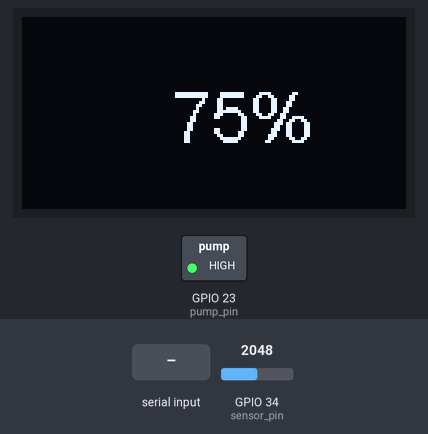
A sketch run on a simulated ESP32. Shown: 128×64 one-colour display, switched loads named in the sketch (green lamp = pin HIGH). The inputs (shaded band) are chosen by the test bench; at power-on: GPIO 34 (sensor_pin) = 2048. EEPROM starts erased; nothing arrives over Bluetooth unless stated; what the sketch prints to the serial monitor is not drawn.

Above: at 3.2 s.
3.3 s: GPIO 34 (sensor_pin) set to 3260
At 4.7 s:
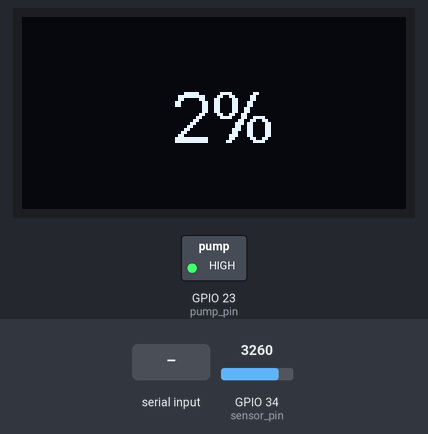
5.5 s: GPIO 34 (sensor_pin) set to 3387
At 7.3 s:
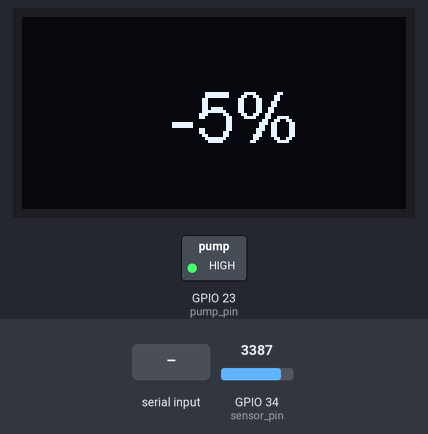
7.6 s: "p90\n" received over the second serial link
At 9.3 s:
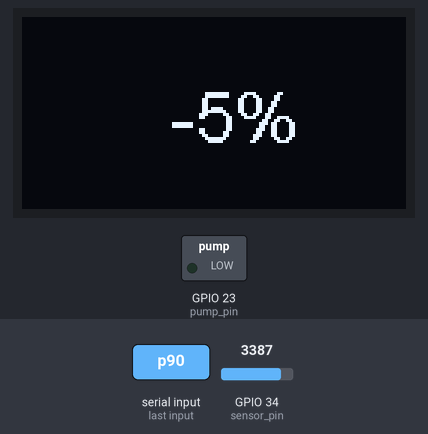
9.6 s: GPIO 34 (sensor_pin) set to 3603
At 13.6 s:
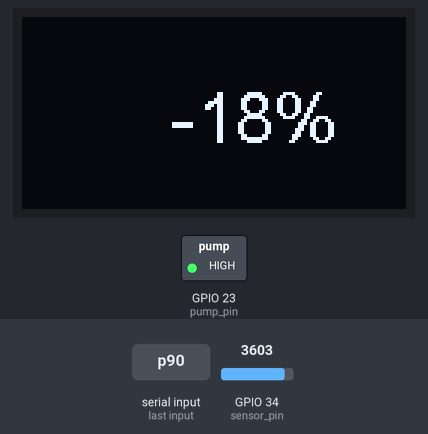
13.8 s: "p,45\n" received over the second serial link
At 14.5 s:
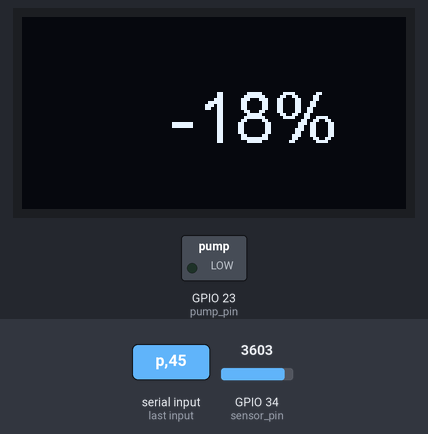
15.6 s: GPIO 34 (sensor_pin) set to 2047
At 20.0 s:
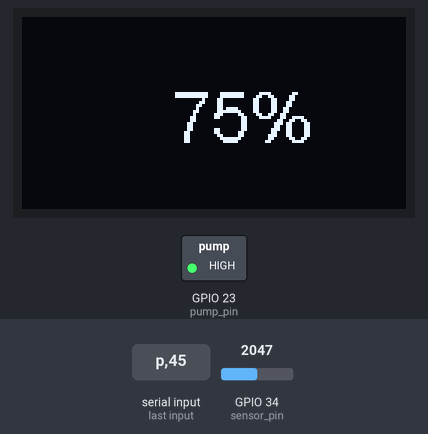
Timing chart, 0 to 20.8 s (numbered marks = the images above; inputs shaded):
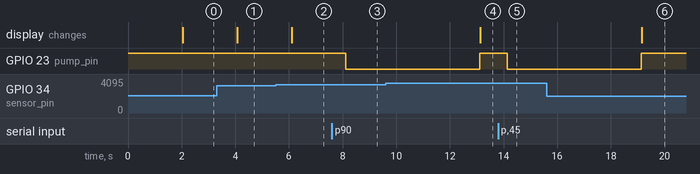

Measured:
- the behaviour switches between 3316 and 3317 on GPIO 34 (sensor_pin) (found by bisection; images 1 and 2)
- after the input at 3.3 s, the display: changes after 0.77 s (image 1)
- after the input at 5.5 s, the display: changes after 0.60 s (image 2)
- after the input at 7.6 s, GPIO 23 (pump_pin): HIGH → LOW after 0.52 s
- after the input at 9.6 s, the display: changes after 3.5 s (image 4)
- after the input at 13.8 s, GPIO 23 (pump_pin): HIGH → LOW after 0.33 s
- after the input at 15.6 s, the display: changes after 3.5 s (image 6)

The sketch:

SmartWatering.ino
```cpp
// Bluetooth Libary's
#include "BluetoothSerial.h"
#if !defined(CONFIG_BT_ENABLED) || !defined(CONFIG_BLUEDROID_ENABLED)
#error Bluetooth is not enabled! Please run `make menuconfig` to and enabled it
#endif
BluetoothSerial SerialBT;

// Display Libary's
#include <SPI.h> // Serial Peripheral Interface
#include <Wire.h> // IC2 Kommunikatoin (Display)
#include "SSD1306.h"
#define OLED_RESET 4
SSD1306 display(0x3c, 21, 22);

// EEPROM config
#include <EEPROM.h>
#define EEPROM_SIZE 1

// Other variables
int output_value = 0;
int targetValue = 50;
bool enabled;
unsigned long delayTimer = 0;

// Determin the Pins
int sensor_pin = 34;
int pump_pin = 23;

// Length of the Byte array for the Commands over Bluetouth
const int commandLength = 6;
byte command[commandLength];

void setup() {
  // EEPROM - Configure the memory and read the targetValue
  EEPROM.begin(EEPROM_SIZE);
  targetValue = EEPROM.read(1);
  enabled = false;

  // Configure Pins
  pinMode(pump_pin, OUTPUT);
  digitalWrite(pump_pin, HIGH);

  // Display setup
  display.init();
  display.setFont(ArialMT_Plain_24);
  display.drawString(64,20,"Testing");
  display.display();
  delay(2000);

  // Clear Display
  display.clear();

  // Setup Serial Interface and Bluetooth Connection
  Serial.begin(115200);
  SerialBT.begin("Gruppe 17 - Bewässerung");
  Serial.println("The device started, now you can pair it with bluetooth");

  // Debug Info to check if the the targetValue was Saved (Can be deleted)
  Serial.print("Read targetValue: ");
  Serial.println(targetValue);
}

void loop() {
  // From Chip to Phone, when you write in the Serial Monitor (Can be deleted)
  if(Serial.available()){
    SerialBT.write(Serial.read());
  }

  // Read value of Sensor and Map map the Values to values between 0 and 100 for easier handling
  output_value = analogRead(sensor_pin);
  output_value = map(output_value, 3300, 1640, 0, 100);

  // Output current Value on Display Display
  display.clear();
  display.drawString(50, 20, String(output_value) + "%");
  display.display();
  delay(1000);

  // Watering System - Checks only if it was enabled
  if(enabled == true && delayTimer > 10){
  delayTimer = 0;
    // Check Sensor Value against Configured Value
    if(output_value < targetValue){
      Serial.println("PUMP ON - Automatic"); // DEBUG ------------------------------------------------------------ DEBUG

      digitalWrite(pump_pin, LOW);
      delay(10000);
      digitalWrite(pump_pin, HIGH);

      Serial.println("PUMP OFF - Automatic"); // DEBUG ------------------------------------------------------------ DEBUG
    }
  }

  // Bluetooth Connection from Phone to Chip to configure the Programm
  if(SerialBT.available()){
    // Read Command
    for(int i = 0; i < commandLength; i++){
      if(SerialBT.available()){
        command[i] = SerialBT.read();
      } else {
        command[i] = '-';
      }
    }

    // Output on Serial Monitor on PC (can be deleted)
    for(int i = 0; i < commandLength; i++){
      Serial.write(command[i]);
    }
    Serial.println();

    // ||------------------------------------||
    // || Commands to configure the Programm ||
    // ||------------------------------------||

    // Enable / Disable Watering System
    bool prevStatus = enabled;
    if(command[0] == 'e'){
      enabled = true;
    } else if(command[0] == 'd'){
      enabled = false;
    }

    // Change the target value
    if(command[0] == 's'){
      String inString = "";
      for(int i = 2; i < commandLength; i++){
        if(command[i] != '-'){
          inString += (char)command[i];
        } else {
          break;
        }
      }
      // Override the current targetValue and save it
      targetValue = inString.toInt();
      EEPROM.write(1, targetValue);
      EEPROM.commit();
    }

    // Sends information to the connected device over Bluetooth
    if(command[0] == '?'){
      SerialBT.write('s');
      SerialBT.write('0');
      SerialBT.write('=');
      SerialBT.print(targetValue);

      if(enabled){
        SerialBT.write('e');
      } else {
        SerialBT.write('d');
      }
      SerialBT.println();
    }

    // Manually engable the Pump for 5 Sekonds
    if(command[0] == 'p'){
      Serial.println("PUMP ON - Manuell"); // DEBUG ------------------------------------------------------------ DEBUG

      digitalWrite(pump_pin, LOW);
      delay(5000);
      digitalWrite(pump_pin, HIGH);

      Serial.println("PUMP OFF - Manuell"); // DEBUG ------------------------------------------------------------ DEBUG

    }
  }
  delayTimer += 1;
}
```
